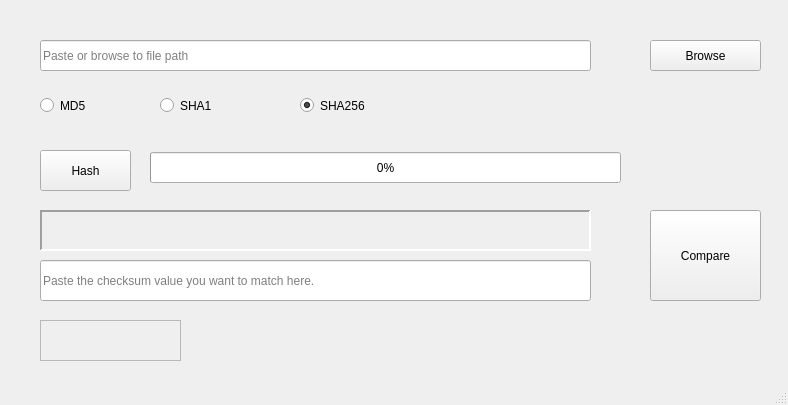
<?xml version="1.0" encoding="UTF-8"?>
<ui version="4.0">
 <class>MainWindow</class>
 <widget class="QMainWindow" name="MainWindow">
  <property name="geometry">
   <rect>
    <x>0</x>
    <y>0</y>
    <width>788</width>
    <height>405</height>
   </rect>
  </property>
  <property name="windowTitle">
   <string>File Checksum</string>
  </property>
  <property name="locale">
   <locale language="English" country="UnitedStates"/>
  </property>
  <widget class="QWidget" name="centralwidget">
   <widget class="QToolButton" name="browse">
    <property name="geometry">
     <rect>
      <x>650</x>
      <y>40</y>
      <width>111</width>
      <height>31</height>
     </rect>
    </property>
    <property name="text">
     <string>Browse</string>
    </property>
   </widget>
   <widget class="QRadioButton" name="radio_md5">
    <property name="geometry">
     <rect>
      <x>40</x>
      <y>90</y>
      <width>111</width>
      <height>31</height>
     </rect>
    </property>
    <property name="text">
     <string>MD5</string>
    </property>
    <property name="checked">
     <bool>false</bool>
    </property>
   </widget>
   <widget class="QLineEdit" name="file_path">
    <property name="geometry">
     <rect>
      <x>40</x>
      <y>40</y>
      <width>551</width>
      <height>31</height>
     </rect>
    </property>
    <property name="placeholderText">
     <string>Paste or browse to file path</string>
    </property>
   </widget>
   <widget class="QRadioButton" name="radio_sha1">
    <property name="geometry">
     <rect>
      <x>160</x>
      <y>90</y>
      <width>111</width>
      <height>31</height>
     </rect>
    </property>
    <property name="text">
     <string>SHA1</string>
    </property>
   </widget>
   <widget class="QRadioButton" name="radio_sha256">
    <property name="geometry">
     <rect>
      <x>300</x>
      <y>90</y>
      <width>141</width>
      <height>31</height>
     </rect>
    </property>
    <property name="text">
     <string>SHA256</string>
    </property>
    <property name="checked">
     <bool>true</bool>
    </property>
   </widget>
   <widget class="QPushButton" name="hash">
    <property name="geometry">
     <rect>
      <x>40</x>
      <y>150</y>
      <width>91</width>
      <height>41</height>
     </rect>
    </property>
    <property name="text">
     <string>Hash</string>
    </property>
   </widget>
   <widget class="QLabel" name="hash_result">
    <property name="geometry">
     <rect>
      <x>40</x>
      <y>210</y>
      <width>551</width>
      <height>41</height>
     </rect>
    </property>
    <property name="font">
     <font>
      <family>Arial</family>
     </font>
    </property>
    <property name="locale">
     <locale language="English" country="UnitedStates"/>
    </property>
    <property name="frameShape">
     <enum>QFrame::Panel</enum>
    </property>
    <property name="frameShadow">
     <enum>QFrame::Sunken</enum>
    </property>
    <property name="lineWidth">
     <number>2</number>
    </property>
    <property name="text">
     <string/>
    </property>
    <property name="textInteractionFlags">
     <set>Qt::TextSelectableByKeyboard|Qt::TextSelectableByMouse</set>
    </property>
   </widget>
   <widget class="QLineEdit" name="compare_value">
    <property name="geometry">
     <rect>
      <x>40</x>
      <y>260</y>
      <width>551</width>
      <height>41</height>
     </rect>
    </property>
    <property name="font">
     <font>
      <family>Arial</family>
     </font>
    </property>
    <property name="text">
     <string/>
    </property>
    <property name="placeholderText">
     <string>Paste the checksum value you want to match here.</string>
    </property>
   </widget>
   <widget class="QPushButton" name="compare">
    <property name="geometry">
     <rect>
      <x>650</x>
      <y>210</y>
      <width>111</width>
      <height>91</height>
     </rect>
    </property>
    <property name="text">
     <string>Compare</string>
    </property>
   </widget>
   <widget class="QLabel" name="match_label">
    <property name="geometry">
     <rect>
      <x>40</x>
      <y>320</y>
      <width>141</width>
      <height>41</height>
     </rect>
    </property>
    <property name="font">
     <font>
      <family>Arial</family>
      <pointsize>10</pointsize>
      <weight>75</weight>
      <italic>true</italic>
      <bold>true</bold>
     </font>
    </property>
    <property name="frameShape">
     <enum>QFrame::StyledPanel</enum>
    </property>
    <property name="frameShadow">
     <enum>QFrame::Raised</enum>
    </property>
    <property name="lineWidth">
     <number>2</number>
    </property>
    <property name="text">
     <string/>
    </property>
   </widget>
   <widget class="QProgressBar" name="progressBar">
    <property name="geometry">
     <rect>
      <x>150</x>
      <y>152</y>
      <width>471</width>
      <height>31</height>
     </rect>
    </property>
    <property name="value">
     <number>0</number>
    </property>
   </widget>
  </widget>
  <widget class="QMenuBar" name="menubar">
   <property name="geometry">
    <rect>
     <x>0</x>
     <y>0</y>
     <width>788</width>
     <height>18</height>
    </rect>
   </property>
  </widget>
  <widget class="QStatusBar" name="statusbar"/>
 </widget>
 <resources/>
 <connections/>
</ui>
